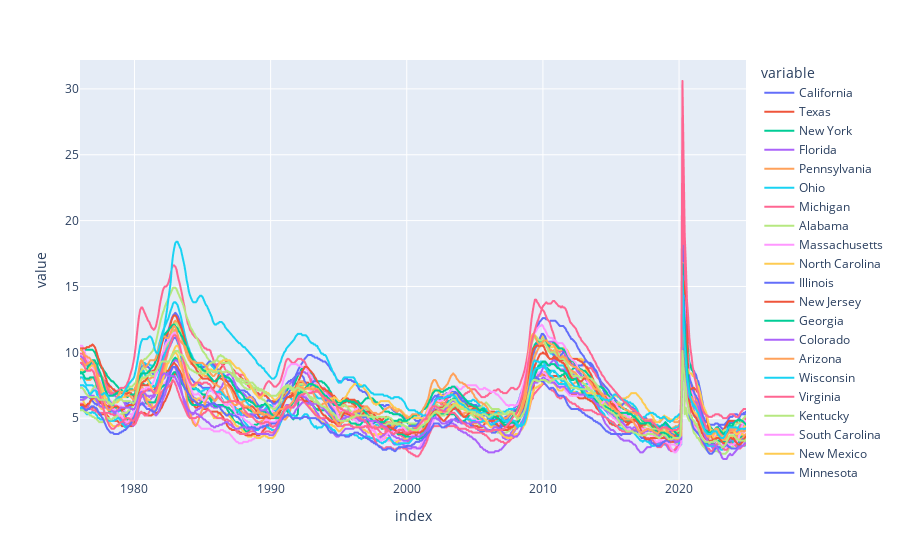

The notebook cell this image was saved under:
### Code cell
# Plot states unemployment rate
px.line(uemp_states)

### Figure 1 — Plotly figure (JSON) as saved in the notebook; plotly's stock layout.template omitted (floating-point values rounded to 4 significant figures; data arrays with more than 128 entries replaced by an {"elided": "..."} marker saying what was removed)
{"data": [{"hovertemplate": "variable=California<br>index=%{x}<br>value=%{y}<extra></extra>", "legendgroup": "California", "line": {"color": "#636efa", "dash": "solid"}, "marker": {"symbol": "circle"}, "mode": "lines", "name": "California", "showlegend": true, "type": "scattergl", "x": {"elided": "588 str values"}, "xaxis": "x", "y": {"elided": "588 float values"}, "yaxis": "y"}, {"hovertemplate": "variable=Texas<br>index=%{x}<br>value=%{y}<extra></extra>", "legendgroup": "Texas", "line": {"color": "#EF553B", "dash": "solid"}, "marker": {"symbol": "circle"}, "mode": "lines", "name": "Texas", "showlegend": true, "type": "scattergl", "x": {"elided": "588 str values"}, "xaxis": "x", "y": {"elided": "588 float values"}, "yaxis": "y"}, {"hovertemplate": "variable=New York<br>index=%{x}<br>value=%{y}<extra></extra>", "legendgroup": "New York", "line": {"color": "#00cc96", "dash": "solid"}, "marker": {"symbol": "circle"}, "mode": "lines", "name": "New York", "showlegend": true, "type": "scattergl", "x": {"elided": "588 str values"}, "xaxis": "x", "y": {"elided": "588 float values"}, "yaxis": "y"}, {"hovertemplate": "variable=Florida<br>index=%{x}<br>value=%{y}<extra></extra>", "legendgroup": "Florida", "line": {"color": "#ab63fa", "dash": "solid"}, "marker": {"symbol": "circle"}, "mode": "lines", "name": "Florida", "showlegend": true, "type": "scattergl", "x": {"elided": "588 str values"}, "xaxis": "x", "y": {"elided": "588 float values"}, "yaxis": "y"}, {"hovertemplate": "variable=Pennsylvania<br>index=%{x}<br>value=%{y}<extra></extra>", "legendgroup": "Pennsylvania", "line": {"color": "#FFA15A", "dash": "solid"}, "marker": {"symbol": "circle"}, "mode": "lines", "name": "Pennsylvania", "showlegend": true, "type": "scattergl", "x": {"elided": "588 str values"}, "xaxis": "x", "y": {"elided": "588 float values"}, "yaxis": "y"}, {"hovertemplate": "variable=Ohio<br>index=%{x}<br>value=%{y}<extra></extra>", "legendgroup": "Ohio", "line": {"color": "#19d3f3", "dash": "solid"}, "marker": {"symbol": "circle"}, "mode": "lines", "name": "Ohio", "showlegend": true, "type": "scattergl", "x": {"elided": "588 str values"}, "xaxis": "x", "y": {"elided": "588 float values"}, "yaxis": "y"}, {"hovertemplate": "variable=Michigan<br>index=%{x}<br>value=%{y}<extra></extra>", "legendgroup": "Michigan", "line": {"color": "#FF6692", "dash": "solid"}, "marker": {"symbol": "circle"}, "mode": "lines", "name": "Michigan", "showlegend": true, "type": "scattergl", "x": {"elided": "588 str values"}, "xaxis": "x", "y": {"elided": "588 float values"}, "yaxis": "y"}, {"hovertemplate": "variable=Alabama<br>index=%{x}<br>value=%{y}<extra></extra>", "legendgroup": "Alabama", "line": {"color": "#B6E880", "dash": "solid"}, "marker": {"symbol": "circle"}, "mode": "lines", "name": "Alabama", "showlegend": true, "type": "scattergl", "x": {"elided": "588 str values"}, "xaxis": "x", "y": {"elided": "588 float values"}, "yaxis": "y"}, {"hovertemplate": "variable=Massachusetts<br>index=%{x}<br>value=%{y}<extra></extra>", "legendgroup": "Massachusetts", "line": {"color": "#FF97FF", "dash": "solid"}, "marker": {"symbol": "circle"}, "mode": "lines", "name": "Massachusetts", "showlegend": true, "type": "scattergl", "x": {"elided": "588 str values"}, "xaxis": "x", "y": {"elided": "588 float values"}, "yaxis": "y"}, {"hovertemplate": "variable=North Carolina<br>index=%{x}<br>value=%{y}<extra></extra>", "legendgroup": "North Carolina", "line": {"color": "#FECB52", "dash": "solid"}, "marker": {"symbol": "circle"}, "mode": "lines", "name": "North Carolina", "showlegend": true, "type": "scattergl", "x": {"elided": "588 str values"}, "xaxis": "x", "y": {"elided": "588 float values"}, "yaxis": "y"}, {"hovertemplate": "variable=Illinois<br>index=%{x}<br>value=%{y}<extra></extra>", "legendgroup": "Illinois", "line": {"color": "#636efa", "dash": "solid"}, "marker": {"symbol": "circle"}, "mode": "lines", "name": "Illinois", "showlegend": true, "type": "scattergl", "x": {"elided": "588 str values"}, "xaxis": "x", "y": {"elided": "588 float values"}, "yaxis": "y"}, {"hovertemplate": "variable=New Jersey<br>index=%{x}<br>value=%{y}<extra></extra>", "legendgroup": "New Jersey", "line": {"color": "#EF553B", "dash": "solid"}, "marker": {"symbol": "circle"}, "mode": "lines", "name": "New Jersey", "showlegend": true, "type": "scattergl", "x": {"elided": "588 str values"}, "xaxis": "x", "y": {"elided": "588 float values"}, "yaxis": "y"}, {"hovertemplate": "variable=Georgia<br>index=%{x}<br>value=%{y}<extra></extra>", "legendgroup": "Georgia", "line": {"color": "#00cc96", "dash": "solid"}, "marker": {"symbol": "circle"}, "mode": "lines", "name": "Georgia", "showlegend": true, "type": "scattergl", "x": {"elided": "588 str values"}, "xaxis": "x", "y": {"elided": "588 float values"}, "yaxis": "y"}, {"hovertemplate": "variable=Colorado<br>index=%{x}<br>value=%{y}<extra></extra>", "legendgroup": "Colorado", "line": {"color": "#ab63fa", "dash": "solid"}, "marker": {"symbol": "circle"}, "mode": "lines", "name": "Colorado", "showlegend": true, "type": "scattergl", "x": {"elided": "588 str values"}, "xaxis": "x", "y": {"elided": "588 float values"}, "yaxis": "y"}, {"hovertemplate": "variable=Arizona<br>index=%{x}<br>value=%{y}<extra></extra>", "legendgroup": "Arizona", "line": {"color": "#FFA15A", "dash": "solid"}, "marker": {"symbol": "circle"}, "mode": "lines", "name": "Arizona", "showlegend": true, "type": "scattergl", "x": {"elided": "588 str values"}, "xaxis": "x", "y": {"elided": "588 float values"}, "yaxis": "y"}, {"hovertemplate": "variable=Wisconsin<br>index=%{x}<br>value=%{y}<extra></extra>", "legendgroup": "Wisconsin", "line": {"color": "#19d3f3", "dash": "solid"}, "marker": {"symbol": "circle"}, "mode": "lines", "name": "Wisconsin", "showlegend": true, "type": "scattergl", "x": {"elided": "588 str values"}, "xaxis": "x", "y": {"elided": "588 float values"}, "yaxis": "y"}, {"hovertemplate": "variable=Virginia<br>index=%{x}<br>value=%{y}<extra></extra>", "legendgroup": "Virginia", "line": {"color": "#FF6692", "dash": "solid"}, "marker": {"symbol": "circle"}, "mode": "lines", "name": "Virginia", "showlegend": true, "type": "scattergl", "x": {"elided": "588 str values"}, "xaxis": "x", "y": {"elided": "588 float values"}, "yaxis": "y"}, {"hovertemplate": "variable=Kentucky<br>index=%{x}<br>value=%{y}<extra></extra>", "legendgroup": "Kentucky", "line": {"color": "#B6E880", "dash": "solid"}, "marker": {"symbol": "circle"}, "mode": "lines", "name": "Kentucky", "showlegend": true, "type": "scattergl", "x": {"elided": "588 str values"}, "xaxis": "x", "y": {"elided": "588 float values"}, "yaxis": "y"}, {"hovertemplate": "variable=South Carolina<br>index=%{x}<br>value=%{y}<extra></extra>", "legendgroup": "South Carolina", "line": {"color": "#FF97FF", "dash": "solid"}, "marker": {"symbol": "circle"}, "mode": "lines", "name": "South Carolina", "showlegend": true, "type": "scattergl", "x": {"elided": "588 str values"}, "xaxis": "x", "y": {"elided": "588 float values"}, "yaxis": "y"}, {"hovertemplate": "variable=New Mexico<br>index=%{x}<br>value=%{y}<extra></extra>", "legendgroup": "New Mexico", "line": {"color": "#FECB52", "dash": "solid"}, "marker": {"symbol": "circle"}, "mode": "lines", "name": "New Mexico", "showlegend": true, "type": "scattergl", "x": {"elided": "588 str values"}, "xaxis": "x", "y": {"elided": "588 float values"}, "yaxis": "y"}, {"hovertemplate": "variable=Minnesota<br>index=%{x}<br>value=%{y}<extra></extra>", "legendgroup": "Minnesota", "line": {"color": "#636efa", "dash": "solid"}, "marker": {"symbol": "circle"}, "mode": "lines", "name": "Minnesota", "showlegend": true, "type": "scattergl", "x": {"elided": "588 str values"}, "xaxis": "x", "y": {"elided": "588 float values"}, "yaxis": "y"}, {"hovertemplate": "variable=Tennessee<br>index=%{x}<br>value=%{y}<extra></extra>", "legendgroup": "Tennessee", "line": {"color": "#EF553B", "dash": "solid"}, "marker": {"symbol": "circle"}, "mode": "lines", "name": "Tennessee", "showlegend": true, "type": "scattergl", "x": {"elided": "588 str values"}, "xaxis": "x", "y": {"elided": "588 float values"}, "yaxis": "y"}, {"hovertemplate": "variable=Washington<br>index=%{x}<br>value=%{y}<extra></extra>", "legendgroup": "Washington", "line": {"color": "#00cc96", "dash": "solid"}, "marker": {"symbol": "circle"}, "mode": "lines", "name": "Washington", "showlegend": true, "type": "scattergl", "x": {"elided": "588 str values"}, "xaxis": "x", "y": {"elided": "588 float values"}, "yaxis": "y"}, {"hovertemplate": "variable=Maryland<br>index=%{x}<br>value=%{y}<extra></extra>", "legendgroup": "Maryland", "line": {"color": "#ab63fa", "dash": "solid"}, "marker": {"symbol": "circle"}, "mode": "lines", "name": "Maryland", "showlegend": true, "type": "scattergl", "x": {"elided": "588 str values"}, "xaxis": "x", "y": {"elided": "588 float values"}, "yaxis": "y"}, {"hovertemplate": "variable=Oregon<br>index=%{x}<br>value=%{y}<extra></extra>", "legendgroup": "Oregon", "line": {"color": "#FFA15A", "dash": "solid"}, "marker": {"symbol": "circle"}, "mode": "lines", "name": "Oregon", "showlegend": true, "type": "scattergl", "x": {"elided": "588 str values"}, "xaxis": "x", "y": {"elided": "588 float values"}, "yaxis": "y"}, {"hovertemplate": "variable=West Virginia<br>index=%{x}<br>value=%{y}<extra></extra>", "legendgroup": "West Virginia", "line": {"color": "#19d3f3", "dash": "solid"}, "marker": {"symbol": "circle"}, "mode": "lines", "name": "West Virginia", "showlegend": true, "type": "scattergl", "x": {"elided": "588 str values"}, "xaxis": "x", "y": {"elided": "588 float values"}, "yaxis": "y"}, {"hovertemplate": "variable=Nevada<br>index=%{x}<br>value=%{y}<extra></extra>", "legendgroup": "Nevada", "line": {"color": "#FF6692", "dash": "solid"}, "marker": {"symbol": "circle"}, "mode": "lines", "name": "Nevada", "showlegend": true, "type": "scattergl", "x": {"elided": "588 str values"}, "xaxis": "x", "y": {"elided": "588 float values"}, "yaxis": "y"}, {"hovertemplate": "variable=Arkansas<br>index=%{x}<br>value=%{y}<extra></extra>", "legendgroup": "Arkansas", "line": {"color": "#B6E880", "dash": "solid"}, "marker": {"symbol": "circle"}, "mode": "lines", "name": "Arkansas", "showlegend": true, "type": "scattergl", "x": {"elided": "588 str values"}, "xaxis": "x", "y": {"elided": "588 float values"}, "yaxis": "y"}], "layout": {"autosize": true, "legend": {"title": {"text": "variable"}, "tracegroupgap": 0}, "margin": {"t": 60}, "xaxis": {"anchor": "y", "autorange": true, "domain": [0, 1], "range": ["1976-01-01", "2024-12-01"], "title": {"text": "index"}, "type": "date"}, "yaxis": {"anchor": "x", "autorange": true, "domain": [0, 1], "range": [0.3056, 32.19], "title": {"text": "value"}, "type": "linear"}}}
